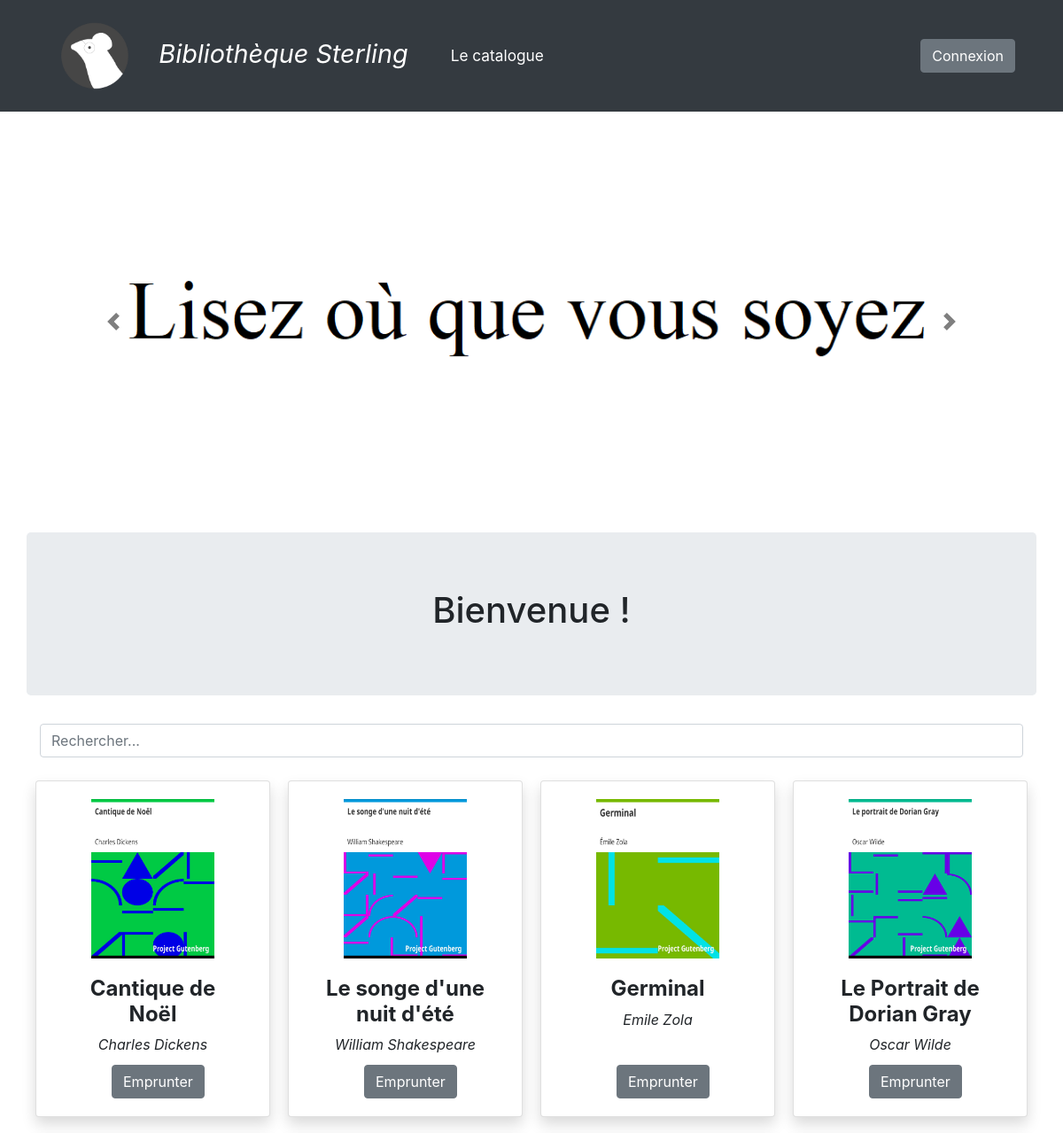
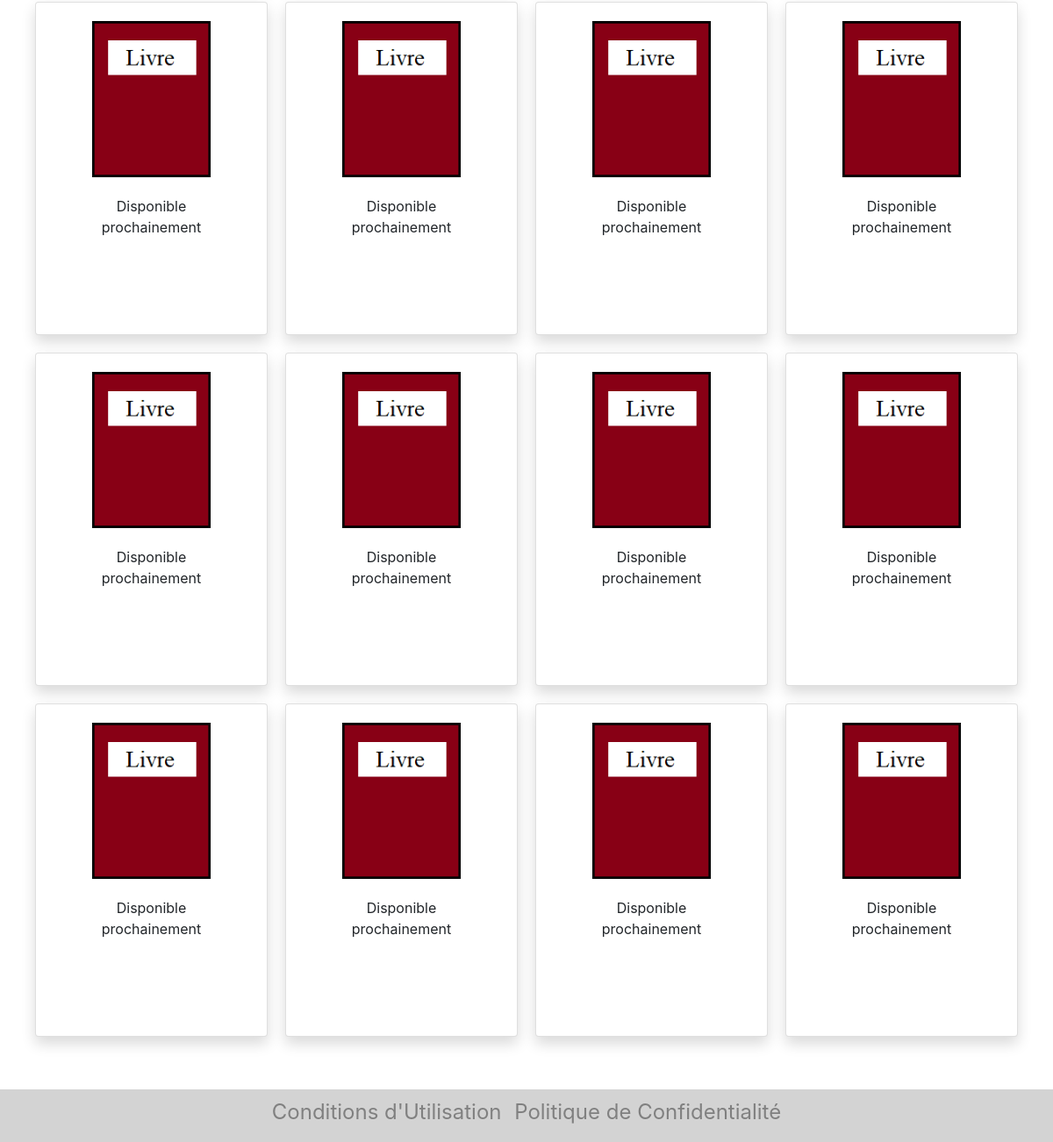
The page / on the database its author committed (2 pictures, top to bottom).
### tables this page shows
CREATE TABLE IF NOT EXISTS `livres` (
  `id` int NOT NULL AUTO_INCREMENT,
  `Libelle` varchar(255) NOT NULL,
  `NomAuteur` varchar(50) NOT NULL,
  `Couverture` varchar(255) NOT NULL,
  `Fichier` varchar(255) NOT NULL,
  PRIMARY KEY (`id`)
);

### index.php (the view, shortened to what this page needs)
<?php
require_once "config.php";
$sql = "SELECT * FROM livres";
try
{
    $stmt = $pdo->query($sql);
}
catch(PDOException $e)
{
    echo $e->getMessage();
}
?>
<!DOCTYPE html>
<html lang="fr">
    <head>
        <link rel="stylesheet" href="https://stackpath.bootstrapcdn.com/bootstrap/4.3.1/css/bootstrap.min.css"
>
        <link rel="stylesheet" href="style.css" />
    </head>
    <body>
        <div class="bg-dark">
            <div class="container">
                <header class="row">
                    <nav class="col navbar navbar-expand-lg navbar-dark">
                        <a href="index.php" class="navbar-brand"><img src="Images/BiblioLogo.png" class="logo" alt="Logo de la bibliothèque" />Bibliothèque Sterling</a>
                        <div id="navbarContent" class="collapse navbar-collapse">
                            <ul class="navbar-nav">
                                <li class="navbar-item active">
                                    <a class="nav-link mx-4" href="index.php">Le catalogue</a>
                                </li>
                            </ul>
                            <ul class="navbar-nav ml-auto">
                                <li class="navbar-item">
                                    <?php
                                    if(!isset($_SESSION["loggedin"]) || $_SESSION["loggedin"] !== true)
                                    {
                                        echo '<a class="nav-link ml-4" href="Pages/login.php">
                                        <button type="button" class="btn btn-secondary">Connexion</button>
                                        </a>';
                                    }
                                    else
                                    {
                                        echo '<a class="nav-link ml-4" href="Pages/logout.php">
                                        <button type="button" class="btn btn-danger">Se déconnecter</button>
                                        </a>';
                                    }
                                    ?>
                                </li>
                            </ul>
                        </div>
                    </nav>
                </header>
            </div>
        </div>
        <div class="container">
            <div id="carouselControls" class="carousel slide" data-ride="carousel">
                <div class="carousel-inner">
                    <div class="carousel-item active">
                        <img src="Images/Carousel1.png" class="d-block w-100" alt="...">
                    </div>
                </div>
                <a class="carousel-control-prev" href="#carouselControls" role="button" data-slide="prev">
                    <span class="carousel-control-prev-icon" aria-hidden="true"></span>
                </a>
                <a class="carousel-control-next" href="#carouselControls" role="button" data-slide="next">
                    <span class="carousel-control-next-icon" aria-hidden="true"></span>
                </a>
            </div>
            <div class="row jumbotron">
                <h1 class="col text-center">Bienvenue !</h1>
            </div>
            <div class="row mb-3">
                <div class="col">
                    <input class="form-control" id="searchInput" type="text" placeholder="Rechercher...">
                </div>
            </div>
            <div class="row" id="bookList">
                <?php while($row = $stmt->fetch(PDO::FETCH_ASSOC)) : ?>
                <div class="col-auto card shadow">
                    <img src="<?php echo htmlspecialchars($row['Couverture']); ?>" class="card-img-top" alt="Cover" />
                    <div class="card-body">
                        <h1><?php echo htmlspecialchars($row['Libelle']); ?></h1>
                        <p><i><?php echo htmlspecialchars($row['NomAuteur']); ?></i></p>
                        <?php
                        if(!isset($_SESSION["loggedin"]) || $_SESSION["loggedin"] !== true)
                        {
                            echo
                            '<a href="Pages/login.php">
                            <button type="button" class="btn btn-secondary">Emprunter</button>
                            </a>';
                        }
                        elseif(isset($_SESSION["loggedin"]) && $_SESSION["role"] == 'admin')
                        { ?>
                            <form method="post" action="Pages/SuppressionLivre.php">
                            <button type="submit" class="btn btn-danger" name="id" value="<?php echo htmlspecialchars($row['id']); ?>"
                            onclick="return confirm('Êtes-vous sûr de vouloir supprimer ce livre ?')">Supprimer</button>
                            </form>
                        <?php }
                        else
                        { ?>
                            <form id="historique" method="post" action="Pages/emprunt.php">
                                <input type="hidden" name="file" value="<?php echo htmlspecialchars($row['Fichier']); ?>"/>
                                <button type="submit" class="btn btn-info" name="id" value="<?php echo htmlspecialchars($row['id']); ?>">
                                Emprunter</button>
                            </form>
                        <?php }
                        ?>
                    </div>
                </div>
                <?php endwhile; ?>
                <div class="col-auto card shadow">
                    <img src="Images/Cover.png" class="card-img-top" alt="Cover" />
                    <div class="card-body">
                        <p>Disponible prochainement</p>
                    </div>
                </div>
                <div class="col-auto card shadow">
                    <img src="Images/Cover.png" class="card-img-top" alt="Cover" />
                    <div class="card-body">
                        <p>Disponible prochainement</p>
                    </div>
                </div>
                <div class="col-auto card shadow">
                    <img src="Images/Cover.png" class="card-img-top" alt="Cover" />
                    <div class="card-body">
                        <p>Disponible prochainement</p>
                    </div>
                </div>
                <div class="col-auto card shadow">
                    <img src="Images/Cover.png" class="card-img-top" alt="Cover" />
                    <div class="card-body">
                        <p>Disponible prochainement</p>
                    </div>
                </div>
                <div class="col-auto card shadow">
                    <img src="Images/Cover.png" class="card-img-top" alt="Cover" />
                    <div class="card-body">
                        <p>Disponible prochainement</p>
                    </div>
                </div>
                <div class="col-auto card shadow">
                    <img src="Images/Cover.png" class="card-img-top" alt="Cover" />
                    <div class="card-body">
                        <p>Disponible prochainement</p>
                    </div>
                </div>
                <div class="col-auto card shadow">
                    <img src="Images/Cover.png" class="card-img-top" alt="Cover" />
                    <div class="card-body">
                        <p>Disponible prochainement</p>
                    </div>
                </div>
                <div class="col-auto card shadow">
                    <img src="Images/Cover.png" class="card-img-top" alt="Cover" />
                    <div class="card-body">
                        <p>Disponible prochainement</p>
                    </div>
                </div>
                <div class="col-auto card shadow">
                    <img src="Images/Cover.png" class="card-img-top" alt="Cover" />
                    <div class="card-body">
                        <p>Disponible prochainement</p>
                    </div>
                </div>
                <div class="col-auto card shadow">
                    <img src="Images/Cover.png" class="card-img-top" alt="Cover" />
                    <div class="card-body">
                        <p>Disponible prochainement</p>
                    </div>
                </div>
                <div class="col-auto card shadow">
                    <img src="Images/Cover.png" class="card-img-top" alt="Cover" />
                    <div class="card-body">
                        <p>Disponible prochainement</p>
                    </div>
                </div>
                <div class="col-auto card shadow">
                    <img src="Images/Cover.png" class="card-img-top" alt="Cover" />
                    <div class="card-body">
                        <p>Disponible prochainement</p>
                    </div>
                </div>
            </div>
        </div>
        <div class="bg-light">
            <div class="container-fluid">
                <footer class="row" style="margin-top: 50px">
                    <div class="col">
                        <ul class="list-inline text-center">
                            <li class="list-inline-item">
                                <a href="Pages/Conditions-Utilisation.php">Conditions d'Utilisation</a>
                            </li>
                            <li class="list-inline-item">
                                <a href="Pages/Politique-Confidentialite.php">Politique de Confidentialité</a>
                            </li>
                        </ul>
                    </div>
                </footer>
            </div>
        </div>
    </body>
</html>

### style.css (style rules this page uses)
body { min-width: 500px; }
.logo { height: 100px; width: auto; }
.navbar-brand { font-size: 1em; font-style: italic; }
.navbar { font-size: 1.8em; }
.navbar-item { font-size: 0.6em; white-space: nowrap; }
.carousel-control-next, .carousel-control-prev { filter: invert(100%); }
.card { width: 265px; height: 380px; margin: 10px; }
.card-img-top { padding-top: 20px; height: 200px; width: 100%; object-fit: contain; }
.card-body { text-align: center; position: relative; }
.card-body h1 { font-size: 1.5em; font-weight: bold; }
.card-body button { position: absolute; top: 120px; left: 70px; }
footer { background-color: lightgrey; font-size: 1.5em; padding-top: 8px; }
footer a { text-decoration: none; color: rgb(128, 128, 128); }

### rows shown on the page
livres: shows a picture, Libelle "Cantique de Noël", NomAuteur "Charles Dickens"
livres: shows a picture, Libelle "Le songe d'une nuit d'été", NomAuteur "William Shakespeare"
livres: shows a picture, Libelle "Germinal", NomAuteur "Emile Zola"
livres: shows a picture, Libelle "Le Portrait de Dorian Gray", NomAuteur "Oscar Wilde"
